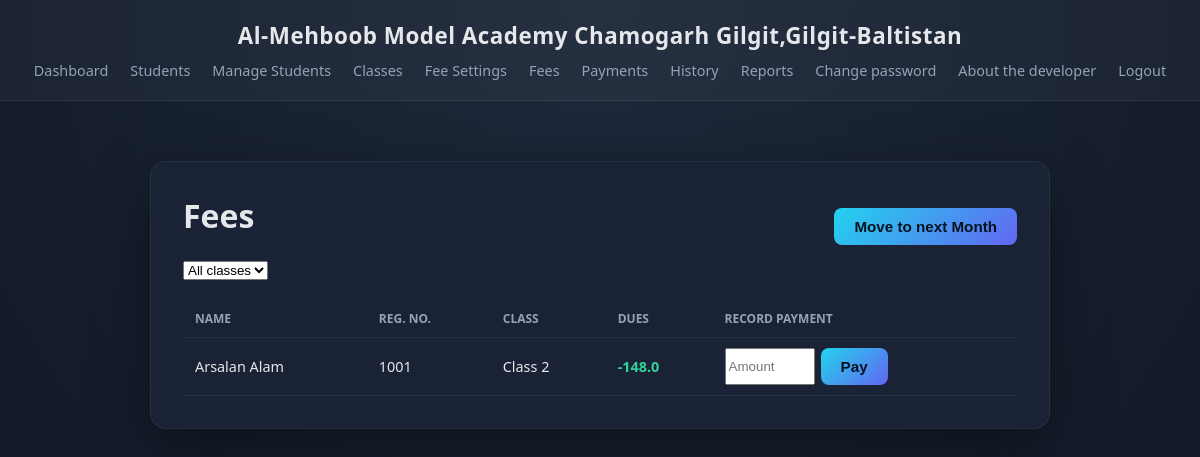
/fees (signed in), run on the app's committed database.
### models.py (models this page shows)
class School(db.Model):
    __tablename__ = "school"
    id = db.Column(db.Integer, primary_key=True)
    name = db.Column(db.String(150), nullable=False)
    admission_fee = db.Column(db.Float, default=0)
    security_fee = db.Column(db.Float, default=0)

class Student(db.Model):
    __tablename__ = "students"
    id = db.Column(db.Integer, primary_key=True)
    name = db.Column(db.String(150), nullable=False)
    father_name = db.Column(db.String(150))
    cnic = db.Column(db.String(20))
    phone_number = db.Column(db.String(20))
    gender = db.Column(db.String(10), nullable=False)
    reg_number = db.Column(db.String(30), unique=True, nullable=False)
    class_id = db.Column(db.Integer, db.ForeignKey("classes.id"), nullable=False)
    previous_class_id = db.Column(db.Integer, db.ForeignKey("classes.id"), nullable=True)
    admission_date = db.Column(db.String(20), default=lambda: date.today().isoformat())
    status = db.Column(db.String(20), default="active")
    school_class = db.relationship("SchoolClass", backref="students", foreign_keys=[class_id])

class SchoolClass(db.Model):
    __tablename__ = "classes"
    id = db.Column(db.Integer, primary_key=True)
    class_name = db.Column(db.String(50), unique=True, nullable=False)
    monthly_fee = db.Column(db.Float, nullable=False)
    class_order = db.Column(db.Integer, nullable=False, default=0)

### app.py (the view)
@app.route("/fees")
@login_required
@admin_required
def fees():
    class_id = request.args.get("class_id", type=int)
    query = Student.query.filter_by(status="active")
    if class_id:
        query = query.filter_by(class_id=class_id)
    students_list = query.order_by(Student.name).all()
    rows = [{"student": s, "dues": student_dues(s.id)} for s in students_list]
    all_classes = SchoolClass.query.order_by(SchoolClass.class_order).all()
    return render_template("fees.html", rows=rows, classes=all_classes, selected_class=class_id)

### app.py (called while the page is built)
@login_manager.user_loader
def load_user(user_id):
    return User.query.get(int(user_id))

@app.context_processor
def inject_school_name():
    school = School.query.first()
    return {"school_name": school.name if school else "School Management System"}

def admin_required(f):
    @wraps(f)
    def wrapper(*args, **kwargs):
        if current_user.role != "admin":
            flash("Admin access required.", "danger")
            return redirect(url_for("dashboard"))
        return f(*args, **kwargs)
    return wrapper

def student_dues(student_id):
    total_charges = db.session.query(func.sum(Charge.amount)).filter_by(student_id=student_id).scalar() or 0
    total_paid = db.session.query(func.sum(Payment.amount)).filter_by(student_id=student_id).scalar() or 0
    return total_charges - total_paid

### templates/fees.html (shortened to what this page needs)
{% extends "base.html" %}
{% block content %}
<div class="wide-card" style="max-width: 900px;">
  <div style="display:flex; justify-content:space-between; align-items:center; flex-wrap: wrap; gap: 12px;">
    <h1>Fees</h1>
    <form method="POST" action="{{ url_for('generate_month') }}"
          onsubmit="return confirm('Generate next month\'s fee charge for every active student?');">
      <button type="submit" class="btn-primary btn-small">Move to next Month</button>
    </form>
  </div>
  <form method="GET" style="margin-bottom: 20px;">
    <select name="class_id" onchange="this.form.submit()">
      <option value="">All classes</option>
    </select>
  </form>
  <table class="data-table">
    <thead>
      <tr><th>Name</th><th>Reg. no.</th><th>Class</th><th>Dues</th><th>Record payment</th></tr>
    </thead>
    <tbody>
      {% for row in rows %}
      <tr>
        <td>{{ row.student.name }}</td>
        <td>{{ row.student.reg_number }}</td>
        <td>{{ row.student.school_class.class_name }}</td>
        <td class="{{ 'status-unpaid' if row.dues > 0 else 'status-paid' }}">{{ row.dues }}</td>
        <td>
          <form method="POST" action="{{ url_for('pay_fee', student_id=row.student.id) }}" style="display:flex; gap:6px;">
            <input type="number" step="0.01" name="amount" placeholder="Amount" required style="width:90px;">
            <button type="submit" class="btn-primary btn-small">Pay</button>
          </form>
        </td>
      </tr>
      {% else %}
      <tr><td colspan="5">No students found.</td></tr>
      {% endfor %}
    </tbody>
  </table>
</div>
{% endblock %}

### templates/base.html (shortened to what this page needs)
<!DOCTYPE html>
<html lang="en">
<head>
  <link rel="stylesheet" href="{{ url_for('static', filename='css/style.css') }}">
</head>
<body>
  <header class="topbar">
    <span class="school-name">{{ school_name }}</span>
    {% if current_user.is_authenticated %}
      <nav>
        <a href="{{ url_for('dashboard') }}">Dashboard</a>
        {% if current_user.role == 'admin' %}
          <a href="{{ url_for('students') }}">Students</a>
          <a href="{{ url_for('manage_students') }}">Manage Students</a>
          <a href="{{ url_for('classes') }}">Classes</a>
          <a href="{{ url_for('fee_settings') }}">Fee Settings</a>
          <a href="{{ url_for('fees') }}">Fees</a>
          <a href="{{ url_for('payments_search') }}">Payments</a>
          <a href="{{ url_for('payment_history') }}">History</a>
          <a href="{{ url_for('reports') }}">Reports</a>
        {% endif %}
        <a href="{{ url_for('change_password') }}">Change password</a>
        <a href="{{ url_for('about_developer') }}">About the developer</a>
        <a href="{{ url_for('logout') }}">Logout</a>
      </nav>
    {% endif %}
  </header>
  <main class="content">
    {% block content %}{% endblock %}
  </main>
</body>
</html>

### static/css/style.css (style rules this page uses)
:root { --bg: #0f1522; --card-bg: #1a2236; --accent: #22d3ee; --accent-2: #6366f1; --text: #e5e7eb; --muted: #94a3b8; --danger: #f87171; --success: #34d399; }
* { box-sizing: border-box; }
body { margin: 0; font-family: "Segoe UI", sans-serif; background: radial-gradient(circle at top, #1e293b, #0f1522); color: var(--text); min-height: 100vh; }
.topbar { display: flex; flex-direction: column; align-items: center; gap: 10px; padding: 20px 32px; background: rgba(255, 255, 255, 0.03); border-bottom: 1px solid rgba(255, 255, 255, 0.08); }
.school-name { font-weight: 800; font-size: 1.4rem; letter-spacing: 0.5px; text-align: center; }
.topbar nav { display: flex; flex-wrap: wrap; justify-content: center; gap: 4px 22px; }
.topbar nav a { color: var(--muted); text-decoration: none; font-size: 0.9rem; }
.content { display: flex; justify-content: center; padding: 60px 20px; }
.btn-primary { width: 100%; margin-top: 24px; padding: 12px; border: none; border-radius: 8px; background: linear-gradient(135deg, var(--accent), var(--accent-2)); color: #05131f; font-weight: 700; font-size: 0.95rem; cursor: pointer; }
.wide-card { background: var(--card-bg); border: 1px solid rgba(255, 255, 255, 0.06); border-radius: 16px; padding: 32px; width: 100%; max-width: 900px; box-shadow: 0 20px 60px rgba(0, 0, 0, 0.4); }
.wide-card h1 { margin-top: 0; }
.btn-small { width: auto; padding: 10px 20px; margin-top: 0; }
.data-table { width: 100%; border-collapse: collapse; }
.data-table th, .data-table td { text-align: left; padding: 10px 12px; border-bottom: 1px solid rgba(255, 255, 255, 0.06); font-size: 0.9rem; }
.data-table th { color: var(--muted); text-transform: uppercase; font-size: 0.75rem; }
.status-paid { color: var(--success); font-weight: 600; }

### data on the page
School: name "Al-Mehboob Model Academy Chamogarh Gilgit,Gilgit-Baltistan"
Student: student.name "Arsalan Alam", student.reg_number "1001"
SchoolClass: student.school_class.class_name "Class 2"

### other printed values
{{ row.dues }} "-148.0"
